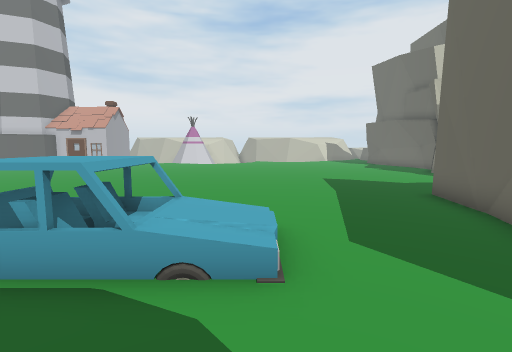
[1] (above)

17 first-person views from a walk through a Unity game level. The camera is 1.4 m above the floor, tilts 6° down and sees 85° across. The floor is counted in squares, 1 m on a side. Each view is taken from the middle of a square. On the plan, view 1 faces up. The plan holds only what a view shows up to about 14 squares ahead; the rest is blank. The place goes on beyond the plan. The player is left out. Some animated figures are left out.

[2]
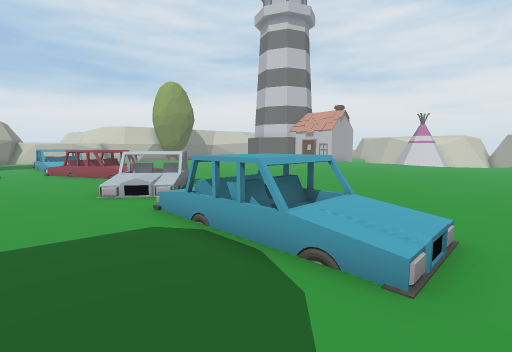

[3]
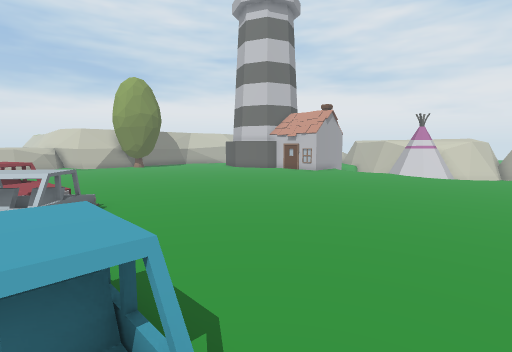

[4]
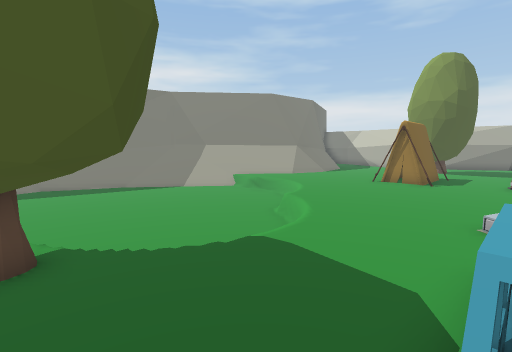

[5]
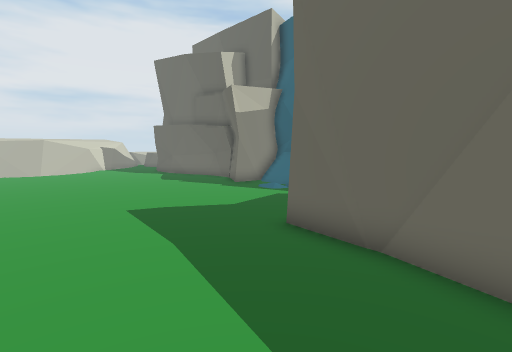

[6]
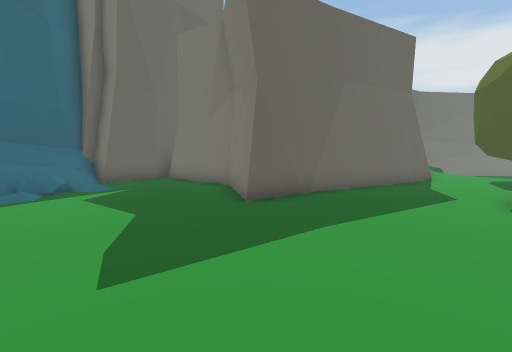

[7]
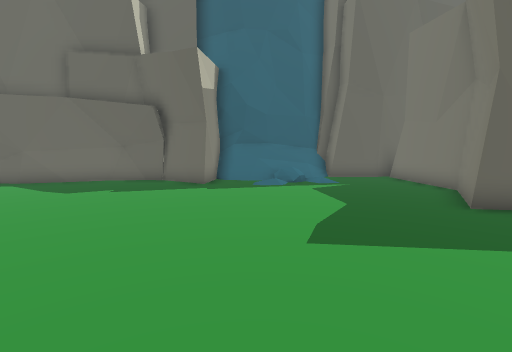

[8]
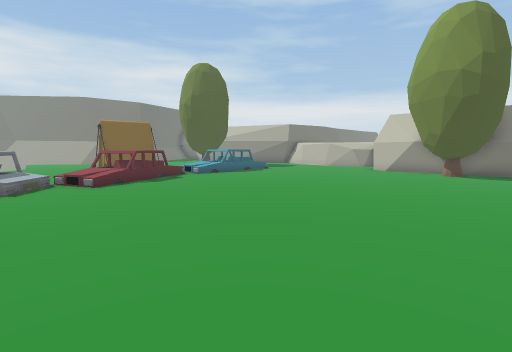

[9]
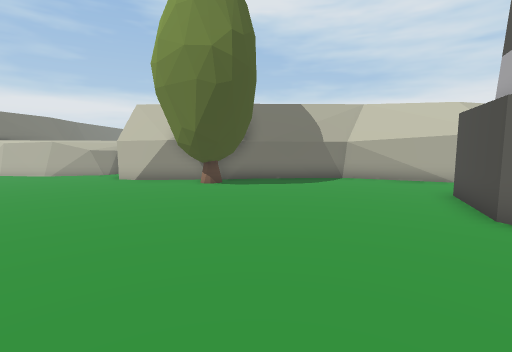

[10]
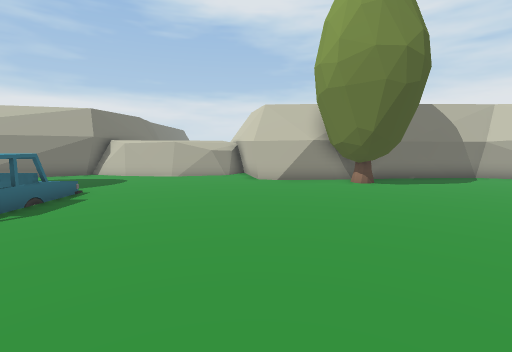

[11]
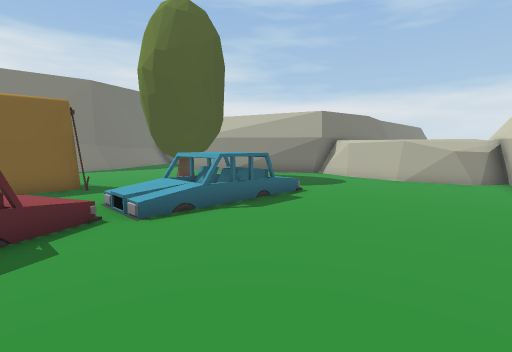

[12]
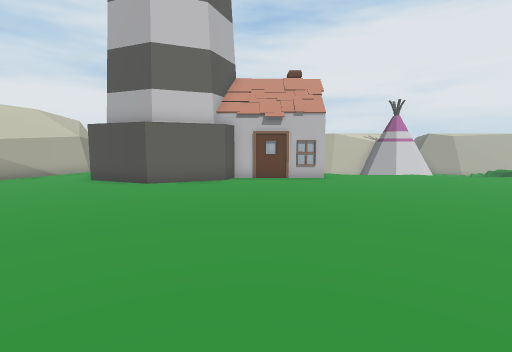

[13]
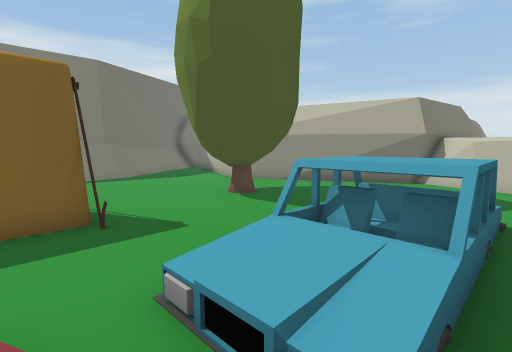

[14]
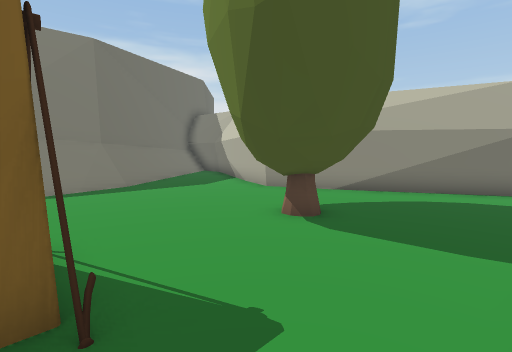

[15]
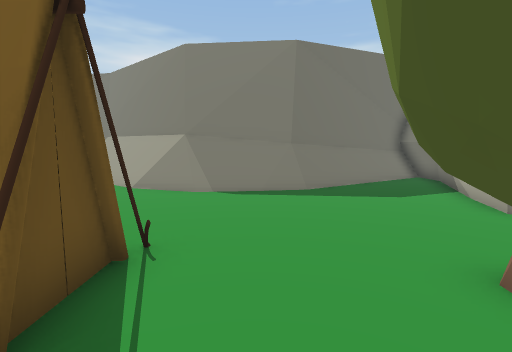

[16]
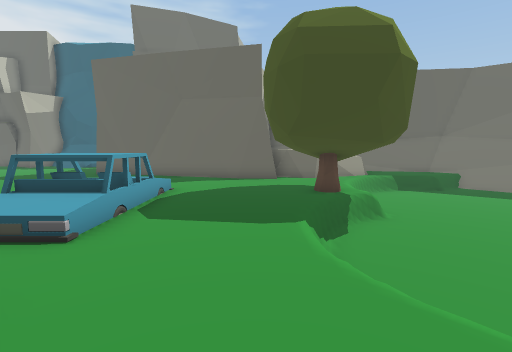

[17]
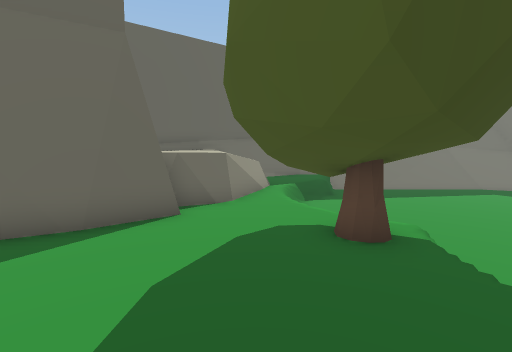

### Floor plan
Key: @ floor where view 1 was taken; # wall or solid block; . main floor; - floor 0.25 m lower than the main floor; : floor 0.5 m higher than the main floor; _ floor 0.5 m lower than the main floor; < floor 0.75 m lower than the main floor; / step, stairs or slope; = window, fence, low wall or low ledge; ^ raised ledge; v drop or lower ground; O other object.
Columns run from 31 left of view 1 to 13 right of it. Each row starts with its distance up from view 1.
 23      ##..      OOO#O.......v             #
 22      #...OO   OO............            .#
 21      #.....OOO.............  .. ..     ..#
 20      #....................  ... ...  ....##
 19      #...................  .... ..........#
 18      #..................  ................#
 17      #.................. .................#
 16      #...................................##
 15      #OO.................................####
 14      OOO..................................=##
 13      #OO..................................//#
 12      #...................................//##
 11      #...................................//=#
 10   ####..................................././#
  9  ##........................................##
  8 ^^^#................................#......#
  7 ^^^^................................###...##
  6   ^^=..............O..O   ..........# ######
  5   ^^............OOO   OO   /OO /....#
  4   ^^..... OOO /: OO.  O     OO /....#
  3   ^#...   OOO // O..... /./OOO//...##
  2   ##...............................#
  1    ##..............................#
  0     #....O.....................@...#
 -1     ##..OOO...OOO........//-..OOO..OO
 -2      #.. OO...O O.......-v<<<=OOOO.OO
 -3      ##.. .....  .......<<<<< ^O# .OOO  O
 -4       #.........  ...//=<<<<<<=== /OOO  O
 -5       #.........   ..v<<<<<<<<<<<<v.O  O#
 -6       #..........    <<<<<<<<<<<<<<_.  ##
 -7      ##..........     <<<<<<<<<<<<<<..=#
 -8      #.....=====..     <<<<<<<<<<<<<..##
 -9      #...=#######=                   .#

Where each view was taken, in squares from view 1:
view 1: 0 up, 0 right, facing up
view 2: 0 up, 1 right, facing up-left
view 3: 4 up, 0 right, facing up-left
view 4: 3 up, 0 right, facing down-left
view 5: 4 up, 0 right, facing up-right
view 6: 13 up, 0 right, facing down-right
view 7: 13 up, 1 left, facing right
view 8: 17 up, 9 left, facing down-left
view 9: 16 up, 14 left, facing left
view 10: 10 up, 14 left, facing left
view 11: 10 up, 15 left, facing down-left
view 12: 10 up, 15 left, facing up
view 13: 5 up, 16 left, facing down-left
view 14: 2 up, 17 left, facing down-left
view 15: 1 up, 19 left, facing down
view 16: 0 up, 9 left, facing right
view 17: 2 up, 2 left, facing down-right
